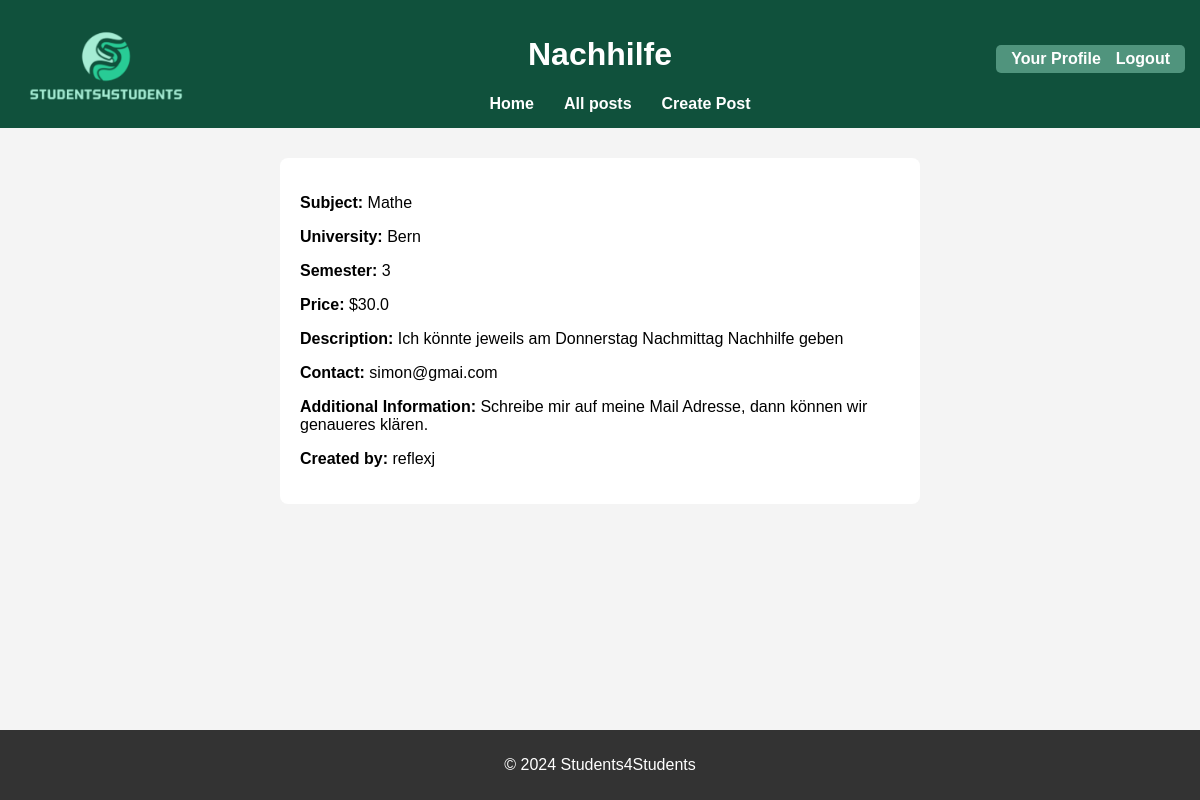
/service/1 (signed in), run on the app's committed database.
### app.py (models this page shows, shortened)
class ServicePost(db.Model):
    id = db.Column(db.Integer, primary_key=True)
    title = db.Column(db.String(100), nullable=False)
    description = db.Column(db.String(200), nullable=False)
    price = db.Column(db.Float, nullable=False)
    subject = db.Column(db.String(100), nullable=False)
    university = db.Column(db.String(100), nullable=False)
    semester = db.Column(db.String(50), nullable=False)
    contact =db.Column(db.String(100), nullable = False)
    additional_info =db.Column(db.String(200), nullable = True)
    user_id = db.Column(db.Integer, db.ForeignKey('user.id'), nullable=False)

class User(db.Model, UserMixin):
    id = db.Column(db.Integer, primary_key=True)
    username = db.Column(db.String(150), unique=True, nullable=False)
    email = db.Column(db.String(150), unique=True, nullable=False)
    password = db.Column(db.String(150), nullable=False)
    posts = db.relationship('ServicePost', backref='user', lazy=True)

### app.py (the view)
@app.route('/service/<int:service_id>')
def service_detail(service_id):
    service = ServicePost.query.get_or_404(service_id)
    return render_template('service_detail.html', service=service)

### app.py (called while the page is built)
@login_manager.user_loader
def load_user(user_id):
    return User.query.get(int(user_id))

### templates/service_detail.html (shortened to what this page needs)
<!DOCTYPE html>
<html lang="en">
<head>
    <link rel="stylesheet" href="{{ url_for('static', filename='style.css') }}">
</head>
<body>
    <header>
        <a href="/">
            <img src="{{ url_for('static', filename='images/logo.png') }}" alt="Website Logo" id="logo">
        </a>
        <h1>{{ service.title }}</h1>
        <nav>
            <ul>
                <li><a href="/">Home</a></li>
                <li><a href="/allposts">All posts</a></li>
                <li><a href="/createpost">Create Post</a></li>
            </ul>
        </nav>
        <section class="auth-links">
            {% if current_user.is_authenticated %}
                <a href="/profile">Your Profile</a>
                <a href="{{ url_for('logout') }}">Logout</a>
            {% else %}
                <a href="{{ url_for('login') }}">Login</a>
                <a href="{{ url_for('register') }}">Register</a>
            {% endif %}
        </section>
    </header>
    <main>
        <form>
            <p><strong>Subject:</strong> {{ service.subject }}</p>
            <p><strong>University:</strong> {{ service.university }}</p>
            <p><strong>Semester:</strong> {{ service.semester }}</p>
            <p><strong>Price:</strong> ${{ service.price }}</p>
            <p><strong>Description:</strong> {{ service.description }}</p>
            <p><strong>Contact:</strong> {{ service.contact}}</p>
            <p><strong>Additional Information:</strong> {{ service.additional_info}}</p>
            <p><strong>Created by:</strong> {{ service.user.username }}</p>
        </form>
    </main>
    <footer>
        <p>&copy; 2024 Students4Students</p>
    </footer>
</body>
</html>

### static/style.css (style rules this page uses)
body { font-family: Arial, sans-serif; background-color: #f4f4f4; margin: 0; padding: 0; display: flex; flex-direction: column; min-height: 100vh; }
header { background-color: #10513c; color: white; text-align: center; padding: 15px; position: relative; }
nav { display: flex; justify-content: center; align-items: center; width: 100%; }
nav ul { list-style-type: none; display: flex; gap: 30px; margin: 0; justify-content: center; align-items: center; text-align: center; }
nav ul li { margin: 0; }
nav ul li a { text-decoration: none; color: #fff; font-weight: bold; text-align: center; }
.auth-links { display: flex; gap: 15px; background-color: #50947d; position: absolute; padding: 5px 15px; border-radius: 5px; margin-left: auto; right: 15px; top: 15px; }
.auth-links a { color: white; text-decoration: none; font-weight: bold; display: inline-block; transition: transform 0.3s ease; }
main { flex: 1; }
footer { text-align: center; padding: 10px; background-color: #333; color: white; }
section { text-align: center; background-color: #fff; max-width: 620px; border-radius: 8px; margin: 30px auto; padding: 10px; }
form { max-width: 600px; margin: 30px auto; padding: 20px; background-color: #fff; border-radius: 8px; }
header img { max-height: 80px; object-fit: contain; position: absolute; top: 25px; left: 25px; }

### data on the page
ServicePost: title "Nachhilfe", subject "Mathe", university "Bern", semester "3", price "30.0", description "Ich könnte jeweils am Donnerstag Nachmittag Nachhilfe geben", contact "simon@gmai.com", additional_info "Schreibe mir auf meine Mail Adresse, dann können wir genaueres klären."
User: user.username "reflexj"
